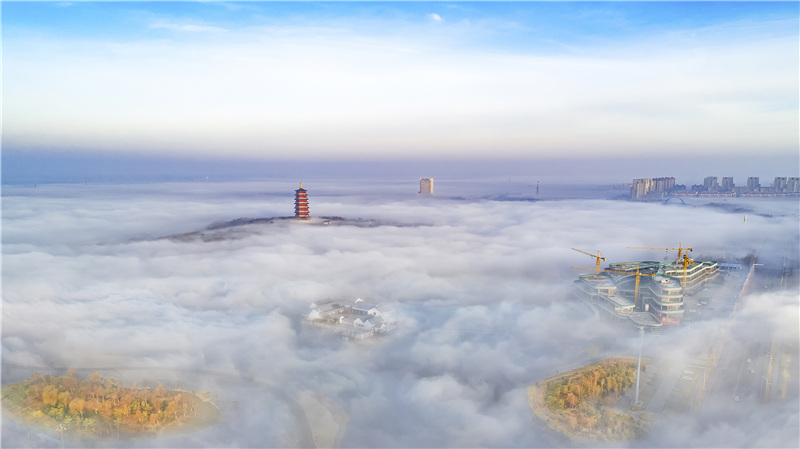
//> input picture untitled17/build/Desktop_Qt_6_7_3-Debug/1.jpeg, 800 x 449 px
$ ./main   (built with g++ and OpenCV 4)
//> lines starting //> are read from the running program, lines starting //| are printed output that depends on the picture
#include <opencv2/opencv.hpp>

int main()
{
    cv::Mat img = cv::imread("1.jpeg", cv::IMREAD_GRAYSCALE);
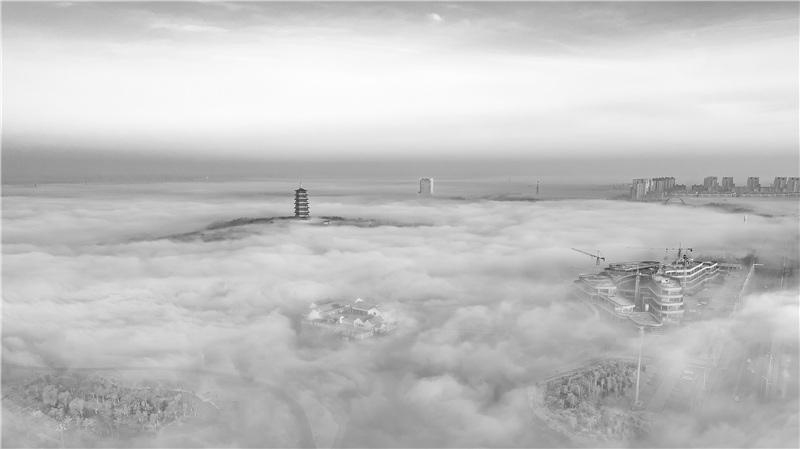
//> img: 449 rows x 800 cols, CV_8UC1; min 33, max 255, mean 193.7

    cv::Mat img_x, img_y, img_xy;
    flip(img, img_x, 0);
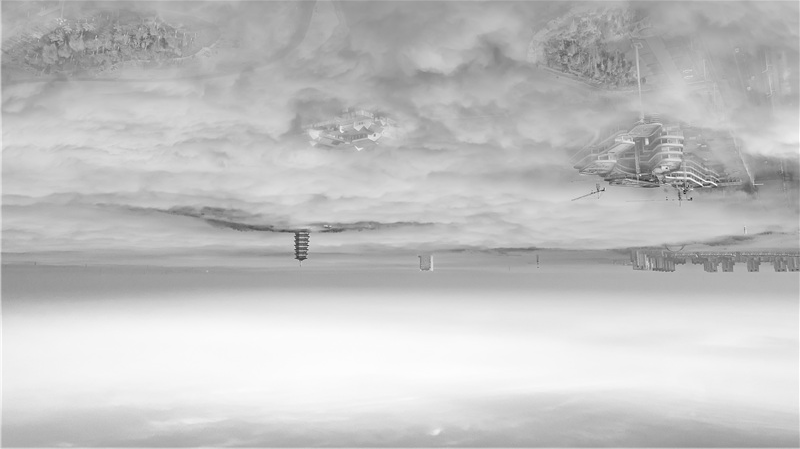
//> img_x: 449 rows x 800 cols, CV_8UC1; min 33, max 255, mean 193.7
    flip(img, img_y, 1);
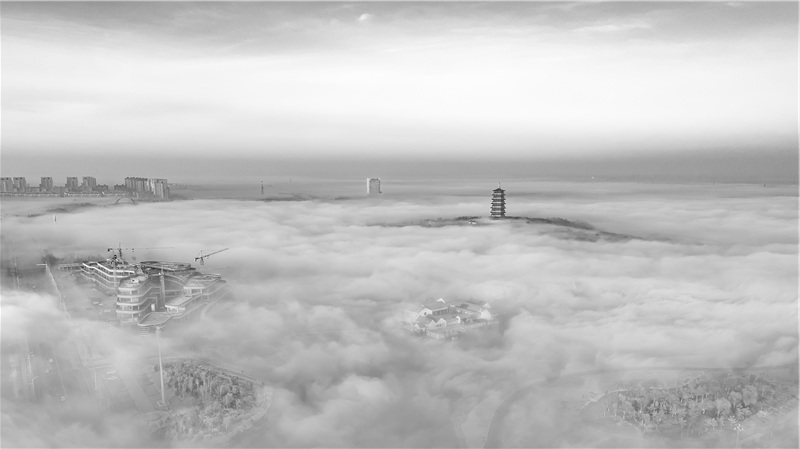
//> img_y: 449 rows x 800 cols, CV_8UC1; min 33, max 255, mean 193.7
    flip(img, img_xy, -1);
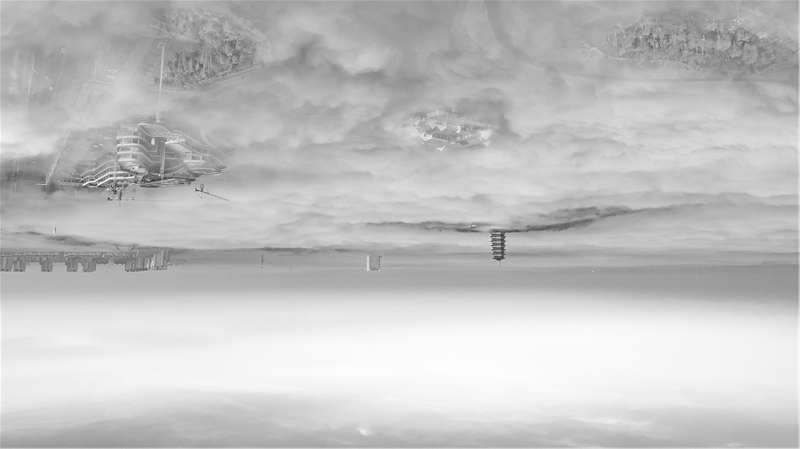
//> img_xy: 449 rows x 800 cols, CV_8UC1; min 33, max 255, mean 193.7
    imshow("x", img_x);
    imshow("y", img_y);
    imshow("xy", img_xy);

    cv::waitKey(0);

    return 0;
}
